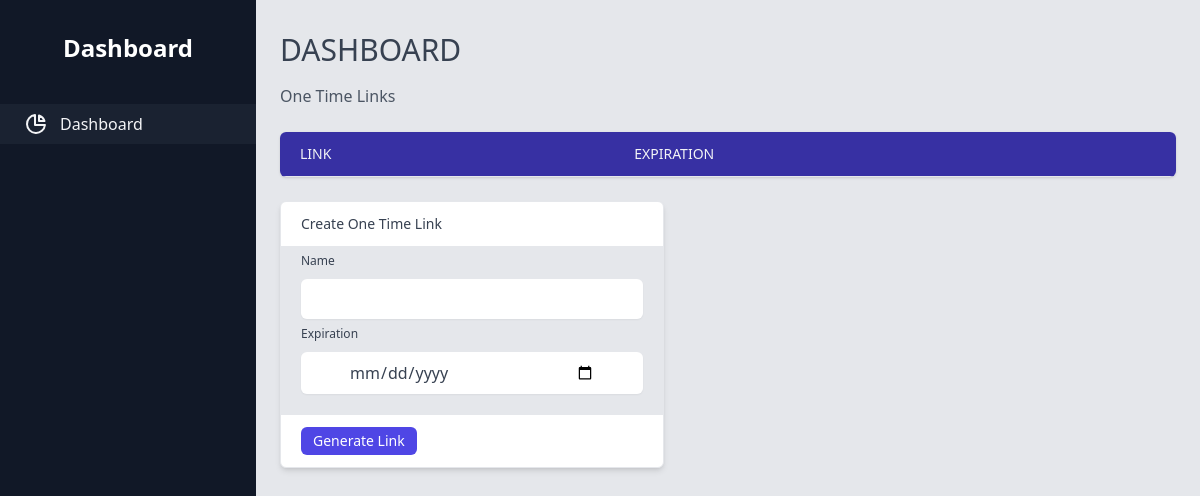
The app's page /admin/home.php, older data.
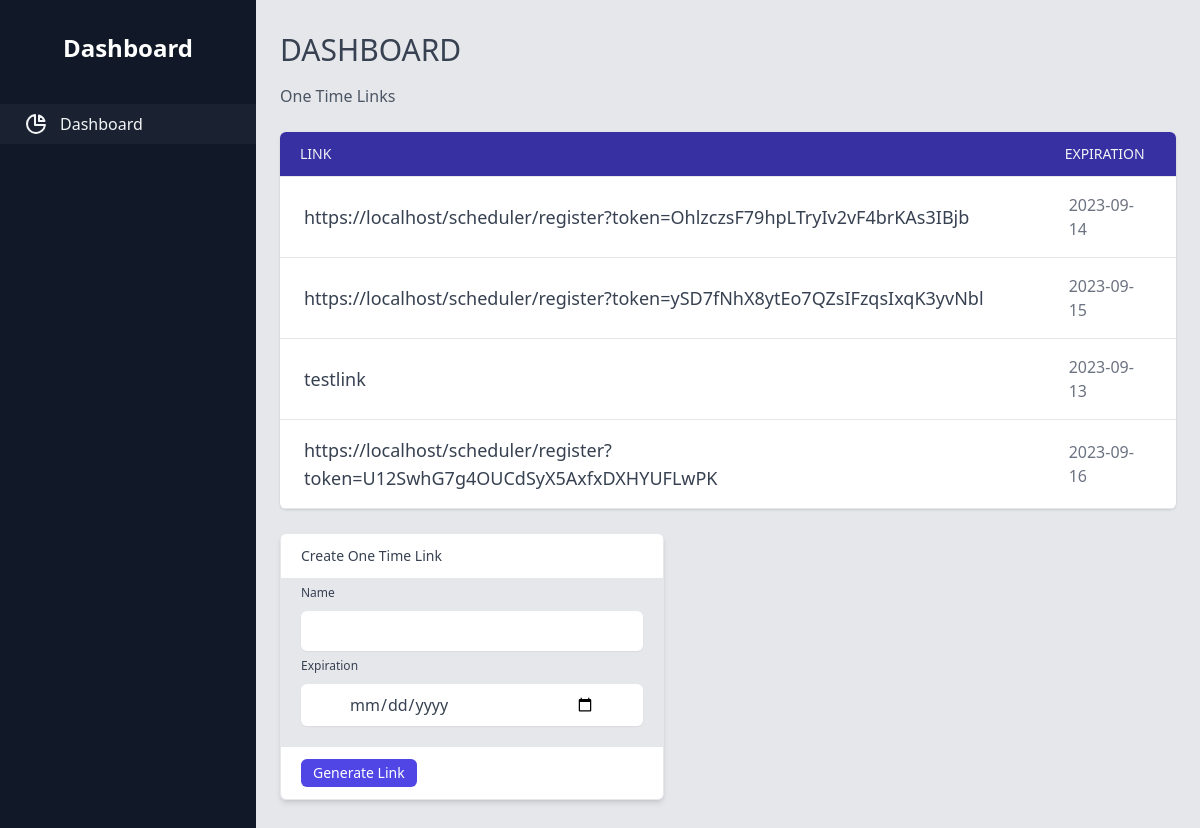
The same page, newer data.
### tables this page shows
CREATE TABLE `one_time_links` (
  `user_id` int(11) NOT NULL,
  `link` text NOT NULL,
  `expiration_date` date NOT NULL
);

### admin/html/body.php (the view, shortened to what this page needs)
<h3 class="text-gray-700 text-3xl font-medium">DASHBOARD</h3>
    <?php
        include("../connection.php");
    ?>
    <div class="mt-4">
        <h4 class="text-gray-600">One Time Links</h4>
        <div class="mt-6">
            <div class="bg-white shadow rounded-md overflow-auto my-6">
                <table class="text-left w-full border-collapse">
                    <thead class="border-b">
                        <tr>
                            <th class="py-3 px-5 bg-indigo-800 font-medium uppercase text-sm text-gray-100">Link</th>
                            <th class="py-3 px-5 bg-indigo-800 font-medium uppercase text-sm text-gray-100">Expiration</th>
                        </tr>
                    </thead>
                    <tbody>
                        <?php
                        $result = $database->query("select * from one_time_links");
                        if ($result->num_rows > 0) {
                            while ($row = $result->fetch_assoc()) {
                                echo '<tr class="hover:bg-gray-200">';
                                echo '<td class="py-4 px-6 border-b text-gray-700 text-lg">' . $row['link'] . '</td>';
                                echo '<td class="py-4 px-6 border-b text-gray-500">' . $row['expiration_date'] . '</td>';
                                echo '</tr>';
                            }
                        }
                        ?>
                    </tbody>
                </table>
            </div>
        </div>
    </div>
    <div class="mt-4">
        <div class="mt-4">
            <div class="max-w-sm w-full bg-white shadow-md rounded-md overflow-hidden border">
                <form action="" method="POST" >
                    <div class="flex justify-between items-center px-5 py-3 text-gray-700 border-b">
                        <h3 class="text-sm">Create One Time Link</h3>
                    </div>
                    <div class="px-5  bg-gray-200 text-gray-700 border-b">
                        <label class="text-xs">Name</label>
                        <div class="mt-2 relative rounded-md shadow-sm">
                            <input type="text" class="form-input w-full px-12 py-2 appearance-none rounded-md focus:border-indigo-600" name="user_id" required>
                        </div>
                    </div>
                    <div class="px-5 pb-5 bg-gray-200 text-gray-700 border-b">
                        <label class="text-xs">Expiration</label>
                        <div class="mt-2 relative rounded-md shadow-sm">
                            <input type="date" class="form-input w-full px-12 py-2 appearance-none rounded-md focus:border-indigo-600" name="expiration_date" required><br>
                        </div>
                    </div>
                    <div class="flex justify-between items-center px-5 py-3">
                        <input type="submit" class="px-3 py-1 bg-indigo-600 text-white rounded-md text-sm hover:bg-indigo-500 focus:outline-none"  value="Generate Link">
                    </div>
                </form>
            </div>
        </div>
    </div>

Row changes from the older to the newer data that the page shows:
added one_time_links: link "https://localhost/scheduler/register?token=OhlzczsF79hpLTryIv2vF4brKAs3IBjb", expiration_date "2023-09-14"
added one_time_links: link "https://localhost/scheduler/register?token=ySD7fNhX8ytEo7QZsIFzqsIxqK3yvNbl", expiration_date "2023-09-15"
added one_time_links: link "testlink", expiration_date "2023-09-13"
added one_time_links: link "https://localhost/scheduler/register?token=U12SwhG7g4OUCdSyX5AxfxDXHYUFLwPK", expiration_date "2023-09-16"
